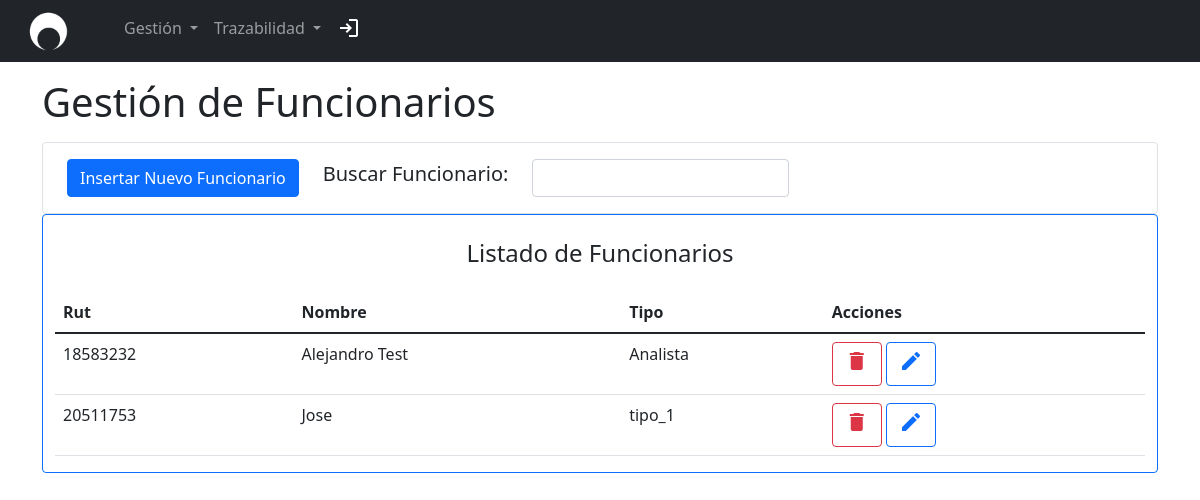
Before: /prueba.php?p=gestion_funcionarios/gestion_funcionarios (signed in) with the older database file.
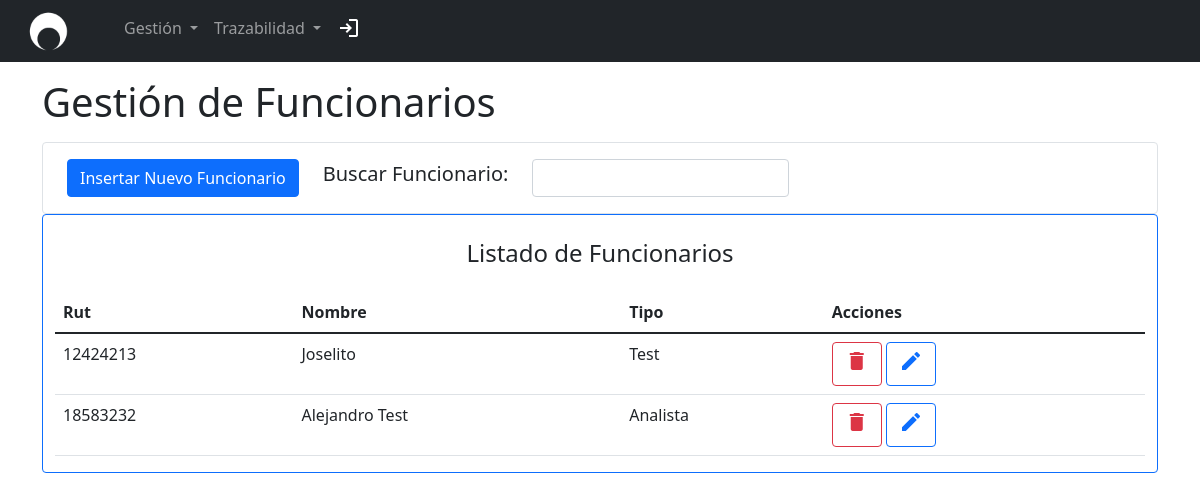
After: the same page with the newer database file.
### tables this page shows
CREATE TABLE `funcionarios` (
  `RUT_FUNCIONARIO` int(11) NOT NULL,
  `NOMBRE_FUNCIONARIO` varchar(30) DEFAULT NULL,
  `TIPO` varchar(30) DEFAULT NULL
);

### view/partials/gestion_funcionarios/gestion_funcionarios.php (the view, shortened to what this page needs)
<?php
require('conexion.php');
?>
<body>
    <div class="container-sm align-items-center">
        <h1 class="my-3">Gestión de Funcionarios</h1>
        <div class="container-sm d-flex align-items-center border border-primary-2 rounded py-3">
            <div class="container aling-self-center">
                <div class="row row-cols-auto d-flex align-items-center">
                    <div class="col">
                        <button type="button" class="btn btn-primary" data-bs-toggle="modal" data-bs-target="#insertarFuncionario">
                            Insertar Nuevo Funcionario
                        </button>
                    </div>
                    <div class="col">
                        <h5>Buscar Funcionario:</h5>
                    </div>
                    <div class="col">
                        <input type="text" class="form-control" aria-label="Busqueda por Parametros">
                    </div>
                </div>
            </div>
        </div>
        <div class="container-xl d-flex flex-column border border-primary rounded">
            <div class="align-self-center">
                <h4 class="my-4 ">Listado de Funcionarios</h4>
            </div>
            <div class="table-responsive caption-top overflow-auto">
                <table class="table" id="infoEquipo">
                    <thead>
                        <tr>
                            <th scope="col">Rut</th>
                            <th scope="col">Nombre</th>
                            <th scope="col">Tipo</th>
                            <th scope="col">Acciones</th>
                        </tr>
                    </thead>
                    <tbody>
                        <?php
                        $consulta = "SELECT * FROM funcionarios;";
                        $resultado = mysqli_query($conexion, $consulta);
                        while ($row = mysqli_fetch_assoc($resultado)) {
                            $rut = $row["RUT_FUNCIONARIO"];
                            $nombre = $row["NOMBRE_FUNCIONARIO"];
                            $tipo = $row["TIPO"];
                            echo "<tr>";
                            echo "<td>" . $rut . "</td>";
                            echo  "<td>" . $nombre . "</td>";
                            echo  "<td>" . $tipo . "</td>";
                            echo '<td> <button type="button" class="btn btn-outline-danger" data-bs-toggle="modal" data-bs-target="#confirmacionEliminar" data-bs-whatever="' . $rut . '" ><span class="material-icons">delete</span></button>
                            <button type="button" class="btn btn-outline-primary" data-bs-toggle="modal" data-bs-target="#modificarFuncionario" data-bs-whatever="' . $rut . '"> <span class="material-icons">edit</span> </button>';
                            echo '</tr>';
                        }
                        ?>
                    </tbody>
                </table>
            </div>
        </div>
    </div>
</body>
</html>

Changed rows visible on the page:
removed funcionarios: RUT_FUNCIONARIO "20511753", NOMBRE_FUNCIONARIO "Jose", TIPO "tipo_1"
added funcionarios: RUT_FUNCIONARIO "12424213", NOMBRE_FUNCIONARIO "Joselito", TIPO "Test"
